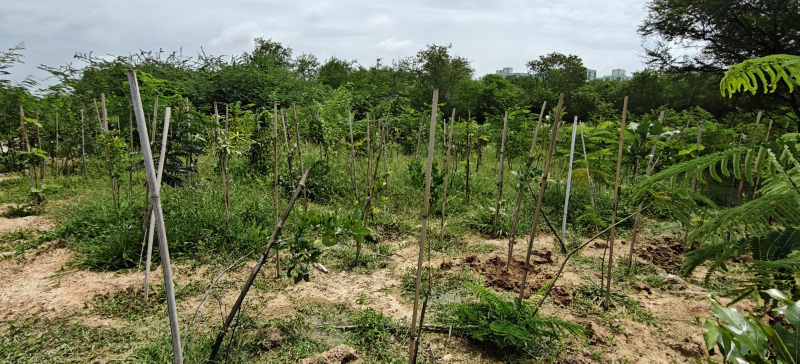
#> input picture web/test-images/baseline.jpg, 1600 x 727 px (shown at 1/2 size)
$ python benchmark_photos.py
#> lines starting #> are read from the running program, lines starting #| are printed output that depends on the picture; after the words box and inside, x2 and y2 are one past the last pixel; in counts of white or black regions, pixels touching at a corner belong together
### cv/app/register.py
"""Aligns a follow-up photo onto its site baseline with a robust homography."""
from dataclasses import dataclass, field

import cv2
import numpy as np

MAX_SIDE = 1600
RATIO = 0.75
RANSAC_PX = 4.0
MAX_POINTS = 200


@dataclass
class Registration:
    quality: str
    inliers: int
    inlier_ratio: float
    homography: list[float] | None
    aligned: np.ndarray | None = None
    valid_mask: np.ndarray | None = None
    baseline: np.ndarray | None = None
    inlier_points: list[tuple[float, float]] = field(default_factory=list)


def prep(img: np.ndarray) -> np.ndarray:
    h, w = img.shape[:2]
    s = min(1.0, MAX_SIDE / max(h, w))
    if s < 1.0:
        img = cv2.resize(img, (int(w * s), int(h * s)), interpolation=cv2.INTER_AREA)
    return img


def grade_quality(inliers: int, ratio: float, H: np.ndarray | None) -> str:
    if H is None:
        return "failed"
    det = float(np.linalg.det(H[:2, :2]))
    if not (0.2 <= det <= 5.0):
        return "failed"
    if inliers >= 40 and ratio >= 0.35:
        return "good"
    if inliers >= 15 and ratio >= 0.2:
        return "weak"
    return "failed"


def _gray(img: np.ndarray) -> np.ndarray:
    g = cv2.cvtColor(img, cv2.COLOR_BGR2GRAY)
    return cv2.createCLAHE(clipLimit=2.0, tileGridSize=(8, 8)).apply(g)


def register(baseline: np.ndarray, followup: np.ndarray) -> Registration:
    b = prep(baseline)
    f = prep(followup)
    sift = cv2.SIFT_create(nfeatures=4000)
    kb, db = sift.detectAndCompute(_gray(b), None)
    kf, df = sift.detectAndCompute(_gray(f), None)
    failed = Registration("failed", 0, 0.0, None, baseline=b)
    if db is None or df is None or len(kb) < 8 or len(kf) < 8:
        return failed

    pairs = cv2.BFMatcher(cv2.NORM_L2).knnMatch(df, db, k=2)
    good = [p[0] for p in pairs if len(p) == 2 and p[0].distance < RATIO * p[1].distance]
    if len(good) < 8:
        return failed

    src = np.float32([kf[m.queryIdx].pt for m in good]).reshape(-1, 1, 2)
    dst = np.float32([kb[m.trainIdx].pt for m in good]).reshape(-1, 1, 2)
    H, mask = cv2.findHomography(src, dst, cv2.USAC_MAGSAC, RANSAC_PX)
    if H is None or mask is None:
        return failed

    inliers = int(mask.sum())
    ratio = inliers / len(good)
    quality = grade_quality(inliers, ratio, H)
    h, w = b.shape[:2]
    pts = dst[mask.ravel() == 1].reshape(-1, 2)
    step = max(1, len(pts) // MAX_POINTS)
    inlier_points = [(float(x / w), float(y / h)) for x, y in pts[::step][:MAX_POINTS]]

    if quality == "failed":
        return Registration("failed", inliers, ratio, H.flatten().tolist(), baseline=b, inlier_points=[])

    aligned = cv2.warpPerspective(f, H, (w, h))
    valid = cv2.warpPerspective(np.full(f.shape[:2], 255, np.uint8), H, (w, h)) > 0
    valid = cv2.erode(valid.astype(np.uint8), np.ones((5, 5), np.uint8)).astype(bool)
    return Registration(quality, inliers, ratio, H.flatten().tolist(), aligned, valid, b, inlier_points)

### cv/app/metrics.py
"""Deterministic change metrics on a registered pair. Numbers, not opinions."""
import cv2
import numpy as np

EXG_THRESHOLD = 0.10
DIFF_THRESHOLD = 25.0
CALIPER_BGR = (161, 179, 95)  # #5FB3A1


def adaptive_exg_threshold(exg: np.ndarray, mask: np.ndarray) -> float:
    """Computes an adaptive ExG threshold using Otsu on positive ExG, with 0.10 floor (SATE / Agronomy prior art)."""
    if not mask.any():
        return EXG_THRESHOLD
    vals = exg[mask]
    if vals.max() <= EXG_THRESHOLD:
        return EXG_THRESHOLD
    exg_norm = np.clip((vals + 1.0) * 127.5, 0, 255).astype(np.uint8)
    val, _ = cv2.threshold(exg_norm, 0, 255, cv2.THRESH_BINARY + cv2.THRESH_OTSU)
    thresh = (val / 127.5) - 1.0
    return float(max(thresh, EXG_THRESHOLD))


def vegetation_fraction(img: np.ndarray, mask: np.ndarray) -> float:
    f = img.astype(np.float32)
    b, g, r = f[..., 0], f[..., 1], f[..., 2]
    s = r + g + b + 1e-6
    exg = 2 * g / s - r / s - b / s
    thresh = adaptive_exg_threshold(exg, mask)
    veg = (exg > thresh) & mask
    return float(veg.sum() / max(int(mask.sum()), 1))


def change_metrics(before: np.ndarray, after: np.ndarray, mask: np.ndarray) -> tuple[dict, np.ndarray]:
    vb = vegetation_fraction(before, mask)
    va = vegetation_fraction(after, mask)
    lb = cv2.cvtColor(before, cv2.COLOR_BGR2LAB)[..., 0].astype(np.float32)
    la = cv2.cvtColor(after, cv2.COLOR_BGR2LAB)[..., 0].astype(np.float32)
    shift = float(la[mask].mean() - lb[mask].mean()) if mask.any() else 0.0
    diff = cv2.GaussianBlur(np.abs((la - shift) - lb), (5, 5), 0)
    # Colour change matters too (bare soil -> green at similar lightness).
    ab_b = cv2.cvtColor(before, cv2.COLOR_BGR2LAB)[..., 1:].astype(np.float32)
    ab_a = cv2.cvtColor(after, cv2.COLOR_BGR2LAB)[..., 1:].astype(np.float32)
    chroma = cv2.GaussianBlur(np.linalg.norm(ab_a - ab_b, axis=2), (5, 5), 0)
    changed = ((diff > DIFF_THRESHOLD) | (chroma > DIFF_THRESHOLD)) & mask
    changed = cv2.morphologyEx(changed.astype(np.uint8), cv2.MORPH_OPEN, np.ones((5, 5), np.uint8)).astype(bool)
    metrics = {
        "vegetation_fraction_before": vb,
        "vegetation_fraction_after": va,
        "vegetation_delta": va - vb,
        "changed_area_fraction": float(changed.sum() / max(int(mask.sum()), 1)),
        "brightness_shift": shift,
    }
    return metrics, changed


# [6 lines left out: function difference_image, not called in this run]

### cv/benchmarks/perturb.py
"""Deterministic photometric and geometric perturbations with ground-truth homographies.

apply() returns (image, G) where G maps pixel coordinates of the input to the output.
Photometric ops leave G unchanged; geometric ops keep the canvas size.
"""
from __future__ import annotations

import cv2
import numpy as np


# [25 lines left out: functions _about_centre, _geometric, not called in this run]


def _photometric(img: np.ndarray, spec: dict) -> np.ndarray | None:
    op = spec["op"]
    f = img.astype(np.float32)
    if op == "gamma":  # value > 1 darkens, < 1 brightens
        lut = np.clip(((np.arange(256) / 255.0) ** spec["value"]) * 255.0, 0, 255).astype(np.uint8)
        return cv2.LUT(img, lut)
    if op == "contrast":
        mean = f.mean(axis=(0, 1), keepdims=True)
        return np.clip(mean + (f - mean) * spec["value"], 0, 255).astype(np.uint8)
    if op == "color_cast":
        return np.clip(f * np.float32(spec["bgr"]), 0, 255).astype(np.uint8)
    if op == "shadow":  # linear shadow falling from the left edge to the centre
        w = img.shape[1]
        ramp = np.clip(np.linspace(1 - spec["strength"], 1.0 + spec["strength"], w), 1 - spec["strength"], 1.0)
        return np.clip(f * ramp[None, :, None].astype(np.float32), 0, 255).astype(np.uint8)
    if op == "noise":
        rng = np.random.default_rng(spec["seed"])
        return np.clip(f + rng.normal(0, spec["sigma"], img.shape), 0, 255).astype(np.uint8)
    if op == "blur":
        k = int(spec["ksize"])
        return cv2.GaussianBlur(img, (k, k), 0)
    if op == "jpeg":
        ok, buf = cv2.imencode(".jpg", img, [cv2.IMWRITE_JPEG_QUALITY, int(spec["quality"])])
        assert ok
        return cv2.imdecode(buf, cv2.IMREAD_COLOR)
    return None


def apply(img: np.ndarray, specs: list[dict]) -> tuple[np.ndarray, np.ndarray]:
    out = img.copy()
    G = np.eye(3, dtype=np.float64)
    for spec in specs:
        photometric = _photometric(out, spec)
        if photometric is not None:
            out = photometric
            continue
        step = _geometric(out, spec)
        h, w = out.shape[:2]
        out = cv2.warpPerspective(out, step, (w, h), flags=cv2.INTER_LINEAR, borderMode=cv2.BORDER_CONSTANT)
        G = step @ G
    return out, G


def corner_error(H_est: np.ndarray, G: np.ndarray, w: int, h: int) -> float:
    """Mean pixel distance between baseline corners and H_est(G(corners)); 0 means perfect recovery."""
    corners = np.float64([[0, 0], [w, 0], [w, h], [0, h]]).reshape(-1, 1, 2)
    round_trip = cv2.perspectiveTransform(cv2.perspectiveTransform(corners, G), H_est)
    return float(np.linalg.norm(round_trip - corners, axis=2).mean())

### cv/benchmarks/benchmark_photos.py
"""Run the production registration and metric code on the pre-registered benchmark manifest."""

from __future__ import annotations

import argparse
from collections import Counter
from datetime import datetime, timezone
import hashlib
import json
from pathlib import Path
from statistics import median
import sys
from time import perf_counter

import cv2
import numpy as np

REPO_ROOT = Path(__file__).resolve().parents[2]
sys.path.insert(0, str(REPO_ROOT / "cv"))

from app.metrics import change_metrics  # noqa: E402
from app.register import prep, register  # noqa: E402
from benchmarks.perturb import apply, corner_error  # noqa: E402
from tests.synth import scene  # noqa: E402

MANIFEST = REPO_ROOT / "cv" / "benchmarks" / "cases.json"


def percent(value: float) -> float:
    return round(value * 100, 2)


def manifest_sha256(path: Path) -> str:
    """Hash of the manifest with normalised line endings, so Windows and Linux checkouts agree."""
    return hashlib.sha256(path.read_bytes().replace(b"\r\n", b"\n")).hexdigest()


def load(src: str) -> np.ndarray:
    if src.startswith("synth:"):
        return scene(int(src.split(":", 1)[1]))
    img = cv2.imread(str(REPO_ROOT / src), cv2.IMREAD_COLOR)
    if img is None:
        raise FileNotFoundError(f"Could not read benchmark photo: {src}")
    return img


def run_case(case: dict) -> dict:
    # prep() first, so register()'s own resize is a no-op and ground-truth homographies stay in the same pixel space.
    baseline = prep(load(case["baseline"]))
    followup_src = prep(load(case["followup"]))
    followup, G = apply(followup_src, case.get("perturb", []))
    self_pair = case["baseline"] == case["followup"]

    started = perf_counter()
    result = register(baseline, followup)
    elapsed_ms = round((perf_counter() - started) * 1000, 1)

    expect = case["expect"]
    row = {
        "name": case["name"],
        "category": case["category"],
        "origin": "synthetic_perturbation" if case.get("perturb") or case["baseline"].startswith("synth:") else "demo_photo",
        "baseline": case["baseline"],
        "followup": case["followup"],
        "perturb": case.get("perturb", []),
        "expected_quality": expect,
        "gated": expect is not None,
        "quality": result.quality,
        "expectation_met": (result.quality in expect) if expect is not None else None,
        "known_limitation": case.get("known_limitation") or case.get("exploratory"),
        "inliers": result.inliers,
        "inlier_ratio": round(result.inlier_ratio, 4),
        "corner_error_px": None,
        "elapsed_ms": elapsed_ms,
        "metrics": None,
    }
    if self_pair and result.homography is not None and result.quality != "failed":
        h, w = baseline.shape[:2]
        H = np.array(result.homography, dtype=np.float64).reshape(3, 3)
        row["corner_error_px"] = round(corner_error(H, G, w, h), 2)
    if result.quality != "failed" and result.aligned is not None and result.valid_mask is not None and result.baseline is not None:
        metrics, _ = change_metrics(result.baseline, result.aligned, result.valid_mask)
        row["metrics"] = {
            "visible_green_cover_before_percent": percent(metrics["vegetation_fraction_before"]),
            "visible_green_cover_after_percent": percent(metrics["vegetation_fraction_after"]),
            "visible_green_cover_delta_percentage_points": percent(metrics["vegetation_delta"]),
            "aligned_area_changed_percent": percent(metrics["changed_area_fraction"]),
            "brightness_shift_lab_l": round(metrics["brightness_shift"], 2),
        }
    return row


# [34 lines left out: functions summarise, render_markdown, not called in this run]


def main() -> int:
    parser = argparse.ArgumentParser(description=__doc__)
    parser.add_argument("--output", type=Path, help="Write JSON results here (and a .md summary beside it).")
    args = parser.parse_args()

    manifest = json.loads(MANIFEST.read_text(encoding="utf-8"))
#> (reads cv/benchmarks/cases.json from the repository)
    rows = [run_case(c) for c in manifest["cases"]]
#> in load, img is the input picture: shape (727, 1600, 3); mean B, G, R 79.8, 112.9, 106.3
#> in prep, `h, w = img.shape[:2]`: h = 727; w = 1600
#> in prep, `s = min(1.0, MAX_SIDE / max(h, w))`: s = 1
#> call 2 of load, with src = 'web/test-images/followup.jpg'
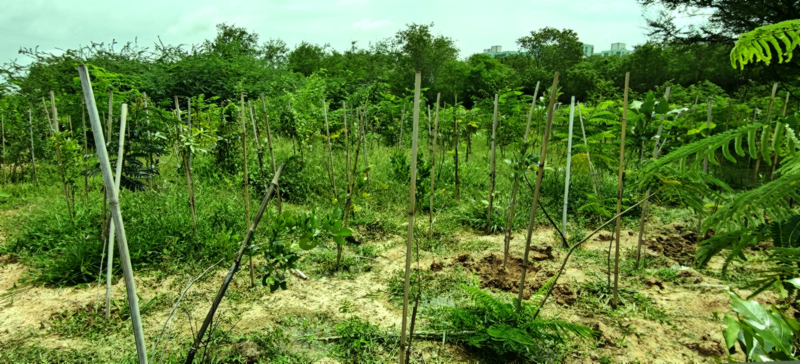
#> input picture web/test-images/followup.jpg, 1600 x 727 px (shown at 1/2 size)
#> in load, img is the input picture: shape (727, 1600, 3); mean B, G, R 62.9, 129.8, 98.3
#> in run_case, `followup, G = apply(followup_src, case.get("perturb", []))`: G = [[1, 0, 0], [0, 1, 0], [0, 0, 1]]
#> in register, `kb, db = sift.detectAndCompute(_gray(b), None)`: kb = 4000 keypoints; strongest (x, y, size): (104, 284, 2.8), (633, 281, 2.1), (472, 267, 2), (561, 366, 3.1)
#> in register, `kf, df = sift.detectAndCompute(_gray(f), None)`: kf = 4000 keypoints; strongest (x, y, size): (502, 365, 3.3), (1261, 468, 5.2), (891, 517, 3.1), (1146, 196, 5.7)
#> in register, `pairs = cv2.BFMatcher(cv2.NORM_L2).knnMatch(df, db, k=2)`: pairs = 4000 matches
#> in register, `good = [p[0] for p in pairs if len(p) == 2 and p[0].distance < RATIO *..`: good = 1772 matches
#> in register, `src = np.float32([kf[m.queryIdx].pt for m in good]).reshape(-1, 1, 2)`: src = 1772 rows, first 8: [397.1, 373.8], [398.1, 482.5], [1307.2, 215.4], [1206, 283.2], [1307.1, 48.83], [1206, 283.2], [399.1, 284.1], [399.4, 258.8]
#> in register, `dst = np.float32([kb[m.trainIdx].pt for m in good]).reshape(-1, 1, 2)`: dst = 1772 rows, first 8: [465.5, 370.6], [462.5, 469.1], [1297.4, 258.4], [1203.1, 316.6], [1303.8, 108.1], [1203.1, 316.6], [470.4, 289.2], [471.5, 266.5]
#> in register, `H, mask = cv2.findHomography(src, dst, cv2.USAC_MAGSAC, RANSAC_PX)`: H = [[0.908, -0.0348, 117.7], [0.0349, 0.907, 17.53], [-9.69e-09, 2.58e-08, 1]]; mask = 1772 values, max 1 at index 0, min 0 at index 77, mean 0.995
#> in register, `inliers = int(mask.sum())`: inliers = 1764
#> in register, `ratio = inliers / len(good)`: ratio = 0.995
#> in grade_quality, `det = float(np.linalg.det(H[:2, :2]))`: det = 0.825
#> in register, `quality = grade_quality(inliers, ratio, H)`: quality = 'good'
#> in register, `pts = dst[mask.ravel() == 1].reshape(-1, 2)`: pts = 1764 pairs, first value 106.7 to 1559.7, second value 74.85 to 719.4
#> in register, `step = max(1, len(pts) // MAX_POINTS)`: step = 8
#> in register, `inlier_points = [(float(x / w), float(y / h)) for x, y in pts[::step][..`: inlier_points = 200 pairs, first value 0.0712 to 0.968, second value 0.144 to 0.97
#> in register, `valid = cv2.warpPerspective(np.full(f.shape[:2], 255, np.uint8), H, (w..`:
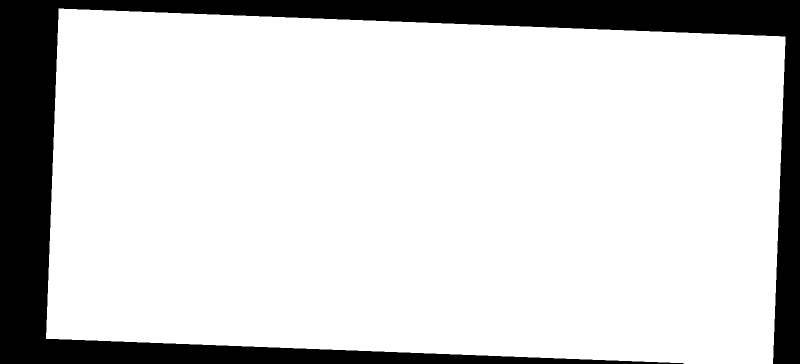
#> valid: shape (727, 1600) bool (shown at 1/2 size); 82.6% white; 1 black region, box (x1, y1, x2, y2) and area: (0, 0, 1600, 727) 202195
#> in adaptive_exg_threshold, `val, _ = cv2.threshold(exg_norm, 0, 255, cv2.THRESH_BINARY + cv2.THRES..`: val = 170
#> in adaptive_exg_threshold, `thresh = (val / 127.5) - 1.0`: thresh = 0.333
#> in change_metrics, `vb = vegetation_fraction(before, mask)`: vb = 0.33
#> in change_metrics, `va = vegetation_fraction(after, mask)`: va = 0.478
#> in change_metrics, `shift = float(la[mask].mean() - lb[mask].mean()) if mask.any() else 0.0`: shift = 16.06
#> in change_metrics, `metrics = { "vegetation_fraction_before": vb, "vegetation_fraction_aft..`: metrics = {'vegetation_fraction_before': 0.33, 'vegetation_fraction_after': 0.478, 'vegetation_delta': 0.148, 'changed_area_fraction': 0.00666, 'brightness_shift': 16.06}
#> in _gray (call 4), `return cv2.createCLAHE(clipLimit=2.0, tileGridSize=(8, 8)).apply(g)`:
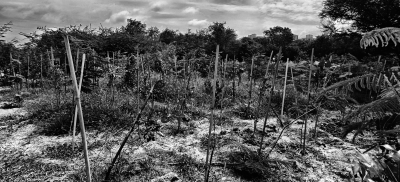
#> returned value: shape (727, 1600) (shown at 1/4 size); min 1, max 255, mean 86.6
#> in register (call 2), `kf, df = sift.detectAndCompute(_gray(f), None)`: kf = 4000 keypoints; strongest (x, y, size): (620, 510, 2.9), (717, 604, 2.9), (675, 702, 1.8), (1548, 585, 12.8)
#> in register (call 2), `good = [p[0] for p in pairs if len(p) == 2 and p[0].distance < RATIO *..`: good = 1680 matches
#> in register (call 2), `src = np.float32([kf[m.queryIdx].pt for m in good]).reshape(-1, 1, 2)`: src = 1680 rows, first 8: [540.2, 347], [800.1, 688.1], [800.6, 537.8], [800.7, 237.8], [800.7, 511.4], [802.1, 641.5], [804, 565.5], [3.22, 297]
#> in register (call 2), `dst = np.float32([kb[m.trainIdx].pt for m in good]).reshape(-1, 1, 2)`: dst = 1680 rows, first 8: [540.3, 346.8], [800.1, 687.9], [800.5, 537.7], [800.7, 237.8], [800.7, 511.4], [802.1, 641.6], [804.1, 565.5], [3.08, 297]
#> in corner_error, `round_trip = cv2.perspectiveTransform(cv2.perspectiveTransform(corners..`: round_trip = [[-0.0136, 0.0132], [1600, -0.0133], [1600, 727], [0.0144, 727]]
#> in change_metrics (call 2), `vb = vegetation_fraction(before, mask)`: vb = 0.337
#> in vegetation_fraction (call 4), `exg = 2 * g / s - r / s - b / s`:
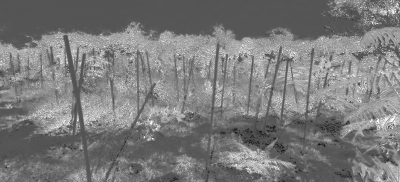
#> exg: shape (727, 1600) float32 (shown at 1/4 size); min -1, max 2, mean 0.449; drawn with min black and max white
#> in vegetation_fraction (call 4), `thresh = adaptive_exg_threshold(exg, mask)`: thresh = 0.427
#> in vegetation_fraction (call 4), `veg = (exg > thresh) & mask`:
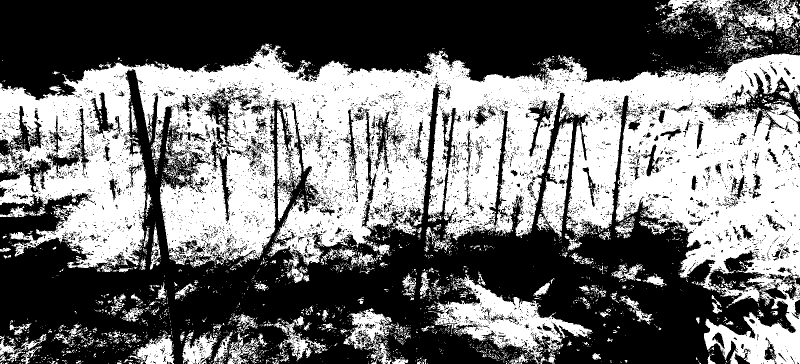
#> veg: shape (727, 1600) bool (shown at 1/2 size); 45.3% white; 3890 white regions (3609 under 20 px), largest, box (x1, y1, x2, y2) and area: (0, 87, 1600, 727) 443832, (856, 548, 1185, 727) 17999, (1081, 244, 1146, 477) 7181
#> in change_metrics (call 2), `va = vegetation_fraction(after, mask)`: va = 0.453
#> in change_metrics (call 2), `shift = float(la[mask].mean() - lb[mask].mean()) if mask.any() else 0.0`: shift = -55.55
#> in change_metrics (call 2), `changed = cv2.morphologyEx(changed.astype(np.uint8), cv2.MORPH_OPEN, n..`:
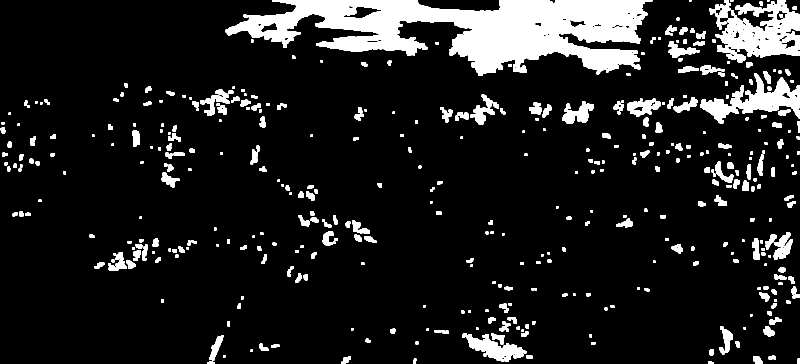
#> changed: shape (727, 1600) bool (shown at 1/2 size); 11.7% white; 418 white regions (2 under 20 px), largest, box (x1, y1, x2, y2) and area: (451, 0, 1305, 152) 67068, (1431, 0, 1600, 126) 11953, (1400, 146, 1600, 247) 7551
#> in change_metrics (call 2), `metrics = { "vegetation_fraction_before": vb, "vegetation_fraction_aft..`: metrics = {'vegetation_fraction_before': 0.337, 'vegetation_fraction_after': 0.453, 'vegetation_delta': 0.116, 'changed_area_fraction': 0.117, 'brightness_shift': -55.55}
#> in _photometric (call 2), `return cv2.LUT(img, lut)`:
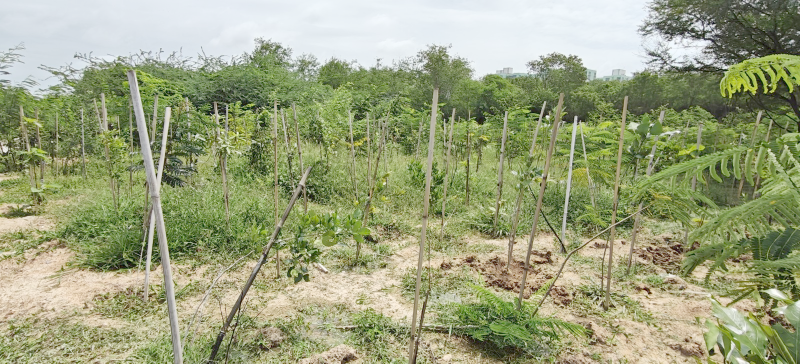
#> returned value: shape (727, 1600, 3) (shown at 1/2 size); mean of channels 0, 1, 2 124.5, 161.6, 154.9; drawn as B, G, R
#> in register (call 3), `kf, df = sift.detectAndCompute(_gray(f), None)`: kf = 4000 keypoints; strongest (x, y, size): (7, 290, 2), (472, 267, 2), (104, 284, 2.8), (1152, 235, 5.1)
#> in register (call 3), `good = [p[0] for p in pairs if len(p) == 2 and p[0].distance < RATIO *..`: good = 3023 matches
#> in register (call 4), `kf, df = sift.detectAndCompute(_gray(f), None)`: kf = 4000 keypoints; strongest (x, y, size): (620, 510, 3), (909, 518, 2.7), (104, 284, 2.7), (548, 519, 1.9)
#> in register (call 4), `good = [p[0] for p in pairs if len(p) == 2 and p[0].distance < RATIO *..`: good = 2786 matches
#> in register (call 4), `src = np.float32([kf[m.queryIdx].pt for m in good]).reshape(-1, 1, 2)`: src = 2786 rows, first 8: [710.2, 311.9], [1489.8, 575.1], [525.7, 289.7], [1489.8, 575.1], [863.6, 656.6], [1489.8, 619.9], [710, 652.3], [863.6, 724.1]
#> in register (call 4), `dst = np.float32([kb[m.trainIdx].pt for m in good]).reshape(-1, 1, 2)`: dst = 2786 rows, first 8: [710.2, 312.1], [1489.7, 575], [525.6, 289.9], [1489.7, 575], [863.4, 656.6], [1489.9, 619.9], [710, 652.3], [863.6, 724.1]
#> in register (call 5), `kf, df = sift.detectAndCompute(_gray(f), None)`: kf has the same summary as kb
#> in register (call 5), `good = [p[0] for p in pairs if len(p) == 2 and p[0].distance < RATIO *..`: good = 3735 matches
#> in register (call 6), `kf, df = sift.detectAndCompute(_gray(f), None)`: kf = 4000 keypoints; strongest (x, y, size): (908, 518, 2.7), (1303, 428, 1.8), (1142, 396, 1.9), (1152, 235, 5)
#> in register (call 6), `good = [p[0] for p in pairs if len(p) == 2 and p[0].distance < RATIO *..`: good = 2973 matches
#> in register (call 6), `src = np.float32([kf[m.queryIdx].pt for m in good]).reshape(-1, 1, 2)`: src = 2973 rows, first 8: [1194, 469.9], [840.1, 676.2], [335, 319.1], [1193.9, 608.8], [1193.9, 608.8], [1195.1, 598.2], [337.9, 266.2], [1195.3, 491.6]
#> in register (call 6), `dst = np.float32([kb[m.trainIdx].pt for m in good]).reshape(-1, 1, 2)`: dst has the same summary as src
    results = {
        "generated_at_utc": datetime.now(timezone.utc).isoformat(),
        "python_version": sys.version.split()[0],
        "opencv_version": cv2.__version__,
        "numpy_version": np.__version__,
        "manifest_sha256": manifest_sha256(MANIFEST),
        "summary": summarise(rows),
        "cases": rows,
    }
    for r in rows:
        mark = "·" if not r["gated"] else ("+" if r["expectation_met"] else "x")
        print(f"{mark} {r['name']:<36} {r['quality']:<7} inliers={r['inliers']:<5} err={r['corner_error_px']}")
    if args.output:
        out = args.output if args.output.is_absolute() else REPO_ROOT / args.output
        out.parent.mkdir(parents=True, exist_ok=True)
        out.write_text(json.dumps(results, indent=2, ensure_ascii=False) + "\n", encoding="utf-8")
        out.with_suffix(".md").write_text(render_markdown(results), encoding="utf-8")

    missed = [r["name"] for r in rows if r["gated"] and not r["expectation_met"]]
    if missed:
        print(f"Expectation missed: {', '.join(missed)}", file=sys.stderr)
    return 1 if missed else 0


if __name__ == "__main__":
#> (the run stopped early here; a loop or call above may not have finished)
